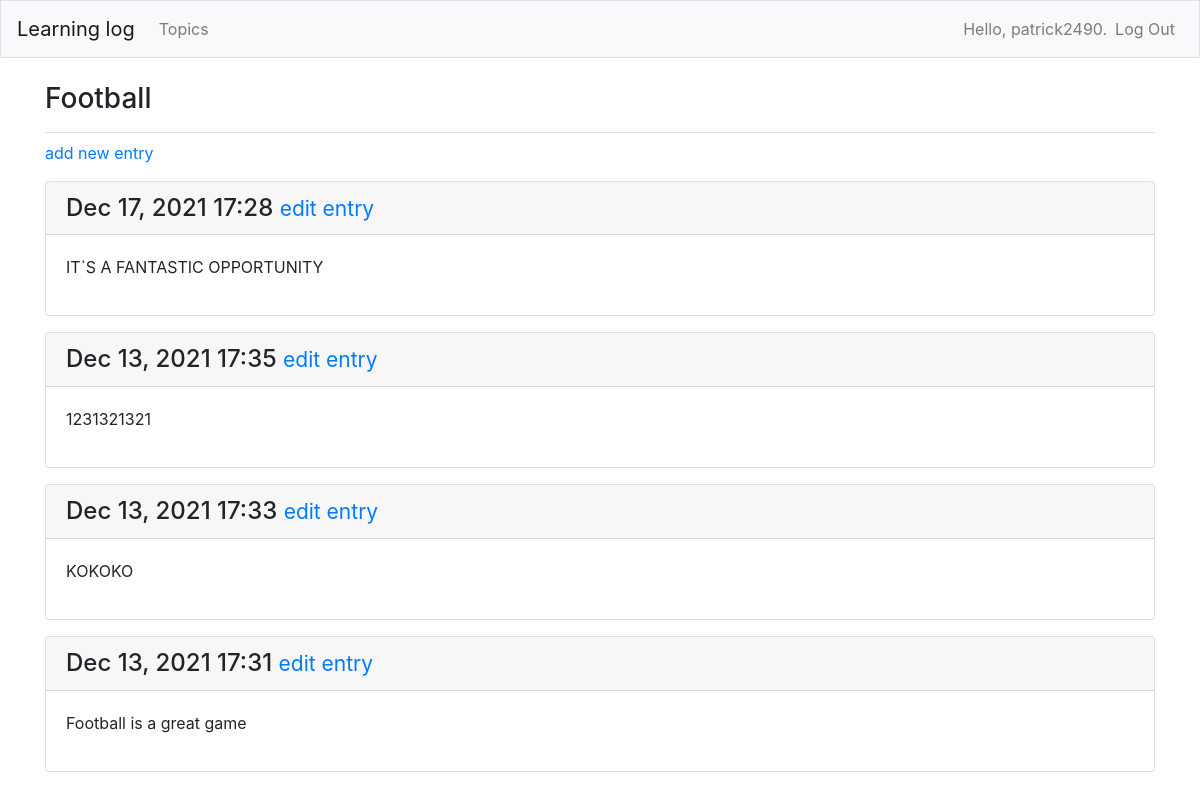
Screenshot of /topics/3/ (signed in) with the database file from the repository.
### learning_logs/models.py (models this page shows, shortened)
class Topic(models.Model):
    text = models.CharField(max_length=200)
    date_added = models.DateTimeField(auto_now_add=True)
    owner = models.ForeignKey(User, on_delete=models.CASCADE)
    def __str__(self):
        return self.text

class Entry(models.Model):
    topic = models.ForeignKey(Topic, on_delete=models.CASCADE)
    text = models.TextField()
    date_added = models.DateTimeField(auto_now_add=True)
    class Meta:
        verbose_name_plural = 'Entries'

### learning_logs/views.py (the view)
# urls.py: path('topics/<int:topic_id>/', views.topic, name='topic'),
@login_required
def topic(request, topic_id):
    topic = Topic.objects.get(id=topic_id)
    if topic.owner != request.user:
        raise Http404
    entries = topic.entry_set.order_by('-date_added')
    context = {'topic': topic, 'entries': entries}
    return render(request, 'learning_logs/topic.html', context)

### learning_logs/templates/learning_logs/topic.html
{% extends 'learning_logs/base.html'%}
{% block page_header %}
    <h3>{{ topic }}</h3>
{% endblock page_header %}
{% block content %}
    <p>
        <a href="{% url 'learning_logs:new_entry' topic.id %}">add new entry</a>
    </p>
    {% for entry in entries %}
        <div class="card mb-3">
            <h4 class="card-header">
                {{ entry.date_added|date:'M d, Y H:i'}}
                <small><a href="{% url 'learning_logs:edit_entry' entry.id %}">edit entry</a></small>
            </h4>
            <div class="card-body">
                {{ entry.text|linebreaks }}
            </div>
        </div>
    {% empty %}
    <p>There are no entries for this topic</p>
    {% endfor %}
{% endblock content %}

### learning_logs/templates/learning_logs/base.html (shortened to what this page needs)
{% load bootstrap4 %}
<!DOCTYPE html>
<html lang="en">
<head>
    {% bootstrap_css %}
</head>
<body>
    <nav class="navbar navbar-expand-md navbar-light bg-light mb-4 border">
        <a class="navbar-brand" href="{% url 'learning_logs:index' %}">Learning log</a>
    <div class="collapse navbar-collapse" id="navbarCollapse">
        <ul class="navbar-nav mr-auto">
            <li class="nav-item">
                <a class="nav-link" href="{% url 'learning_logs:topics' %}">Topics</a>
            </li>
        </ul>
        <ul class="navbar-nav ml-auto">
            {% if user.is_authenticated %}
                <li class="nav-item">
                    <span class="navbar-text">Hello, {{ user.username }}.</span>
                </li>
                <li class="nav-item">
                    <a class="nav-link" href="{% url 'users:logout' %}">Log Out</a>
                </li>
            {% endif %}
        </ul>
    </div>
    </nav>
<main role="main" class="container">
    <div class="pb-2 mb-2 border-bottom">
        {% block page_header %}{% endblock page_header %}
    </div>
    <div>
        {% block content %}{% endblock content %}
    </div>
</main>
</body>
</html>

### rows the page displays
Topic: text "Football"
Entry: date_added "Dec 17, 2021 17:28", text "IT`S A FANTASTIC OPPORTUNITY"
Entry: date_added "Dec 13, 2021 17:35", text "1231321321"
Entry: date_added "Dec 13, 2021 17:33", text "KOKOKO"
Entry: date_added "Dec 13, 2021 17:31", text "Football is a great game"

### other values shown
{{ user.username }} "patrick2490"
